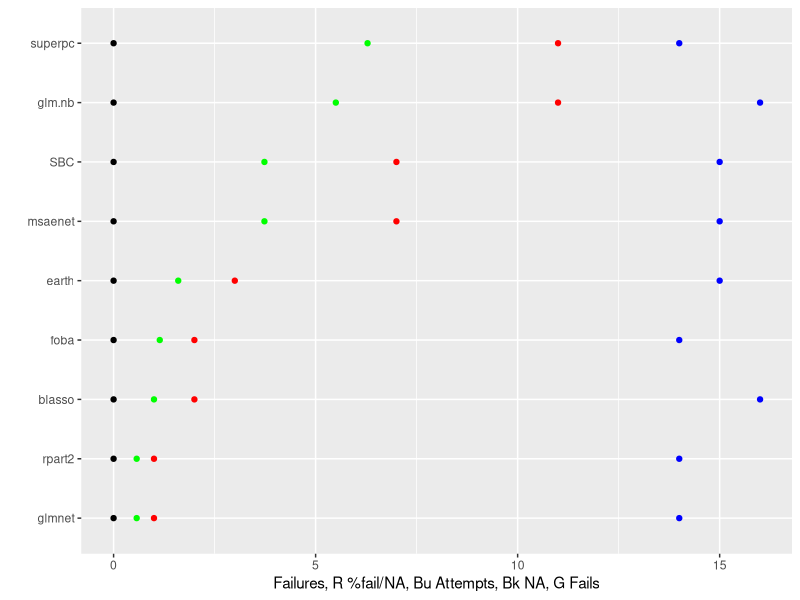
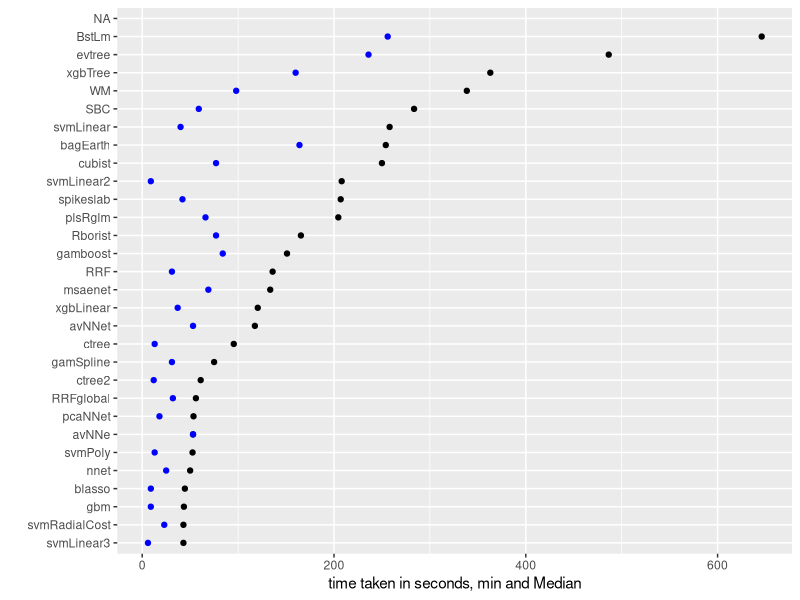
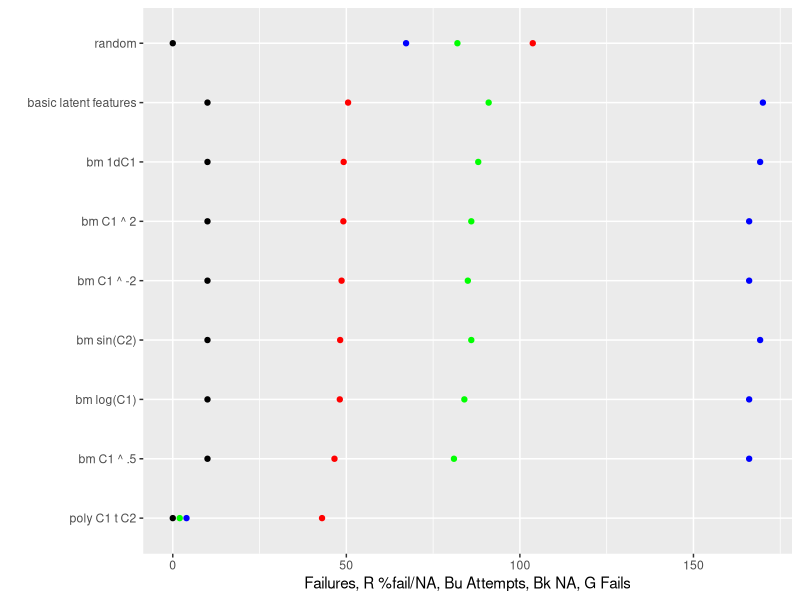
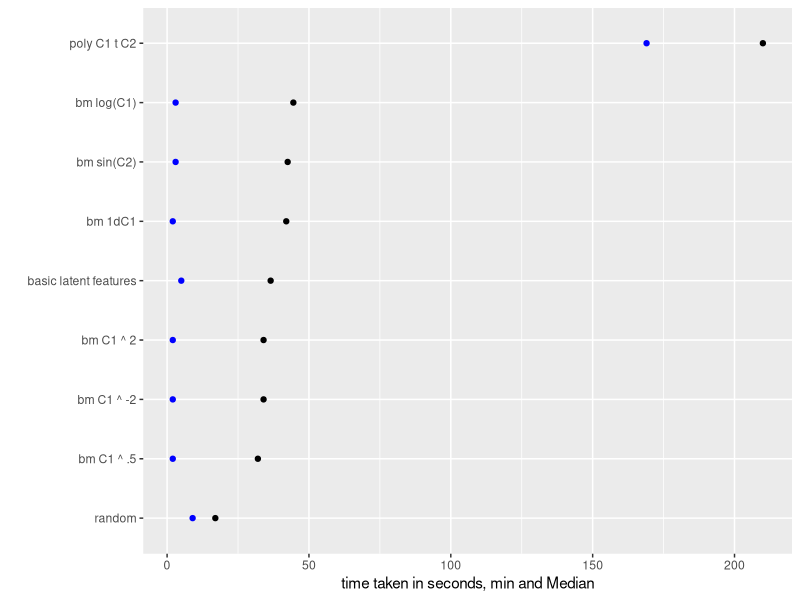
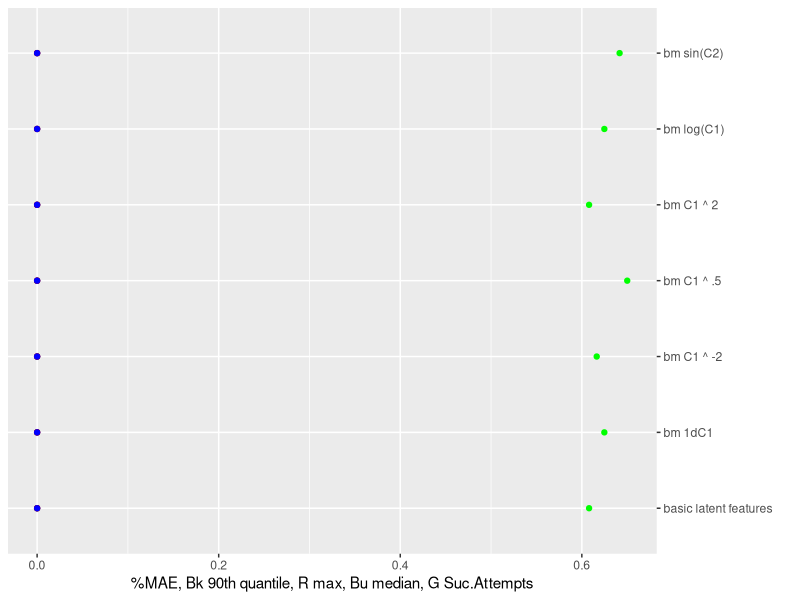
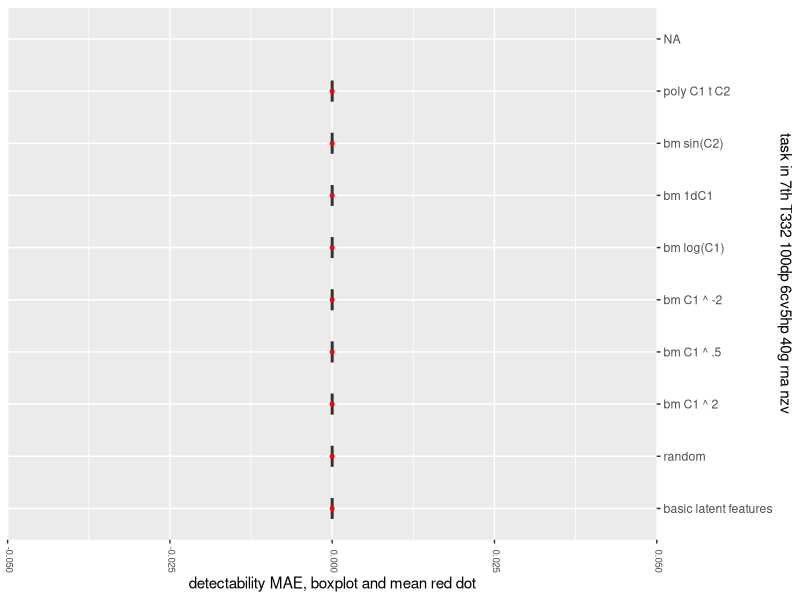
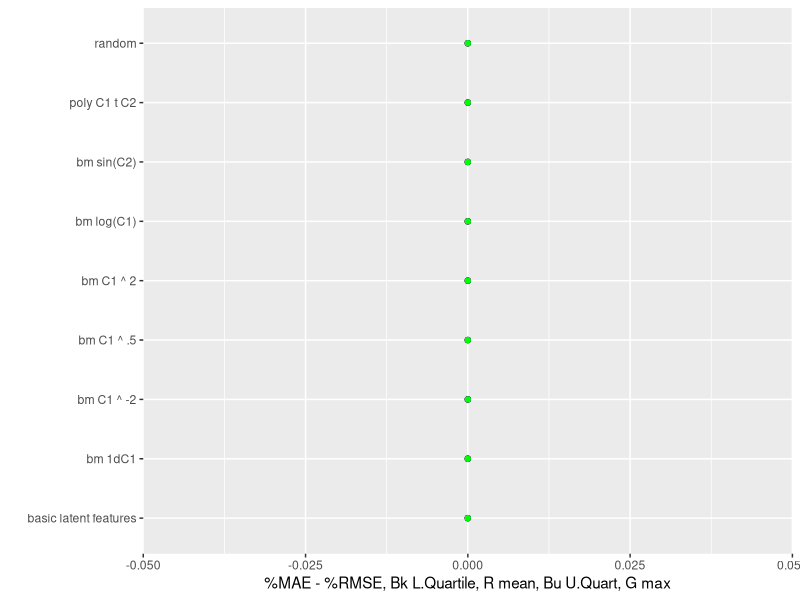
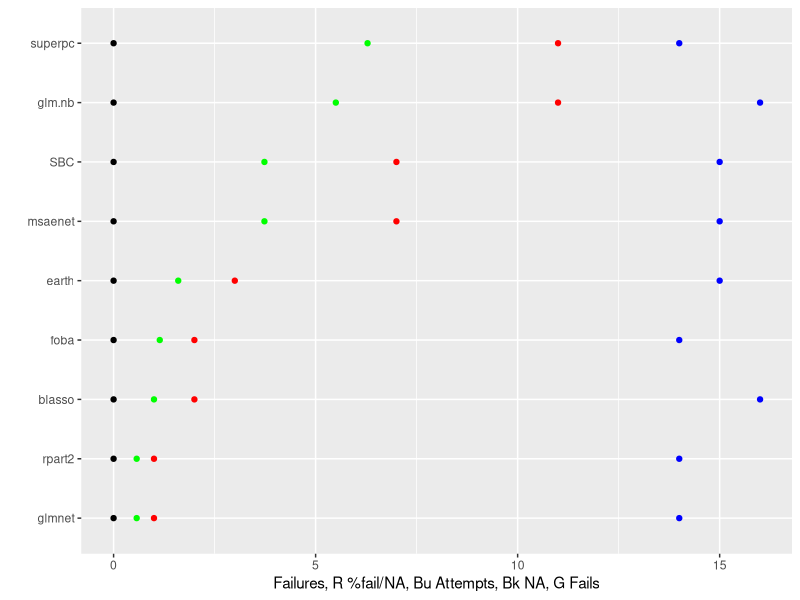

Generate these figures, in order, with R: (Note: this script raises an error after producing the figures.)
#ggplot: how  label, print to file
exp.name<-"7th T332 100dp 6cv5hp 40g rna nzv"
mainDir<-getwd()
subDir<-exp.name
expiramentresults<-read.csv("gen test out.csv", sep = ",",fill=TRUE, header = F,quote="",dec=".")
gene.expect<-read.csv("gens names.csv", sep = ",",fill=TRUE, header = F,quote="",dec=".")
dir.create(file.path(mainDir, subDir))
setwd(file.path(mainDir, subDir))


library(ggplot2)    
library(reshape2) 
#######percent failed######
fails.df<-data.frame()
countr=0
for(algo in unique(expiramentresults[,7]))
{
  countr=countr+1
  fails.df[countr,1]<-algo
  fails.df[countr,2]<-as.numeric(sum(expiramentresults[,7]==algo))
  fails.df[countr,3]<-as.numeric(sum((expiramentresults[,1]=="Fail")*(expiramentresults[,7]==algo), na.rm = T))
  fails.df[countr,4]<-as.numeric(sum((is.na(expiramentresults[,1]))*(expiramentresults[,7]==algo)))
  fails.df[countr,5]<-(as.numeric(fails.df[countr,4])+as.numeric(fails.df[countr,3]))/as.numeric(fails.df[countr,2])
}
iti <- order(fails.df[,5],-fails.df[,4])
fails.df<-rbind(fails.df)[iti,]
write.table(fails.df,
            file = paste(exp.name,"Fails.csv", sep = ""), append =F, quote = F, sep = ",",
            eol = "\n", na = "", dec = ".", row.names = F,
            col.names = F, qmethod = "double")
not.interesting<-(fails.df[,5]==1) + (fails.df[,5]<.001)
I.fails.df<-fails.df[!not.interesting,]
library(ggplot2)

z<-ggplot(I.fails.df, aes(y = I.fails.df[,4], x = reorder(I.fails.df[,1], I.fails.df[,5]))) + geom_point()+ coord_flip()
z+ geom_point(colour="red",aes(I.fails.df[,1] ,I.fails.df[,3]),na.rm = TRUE)+
  geom_point(colour="blue",aes(I.fails.df[,1] ,I.fails.df[,2]))+
  geom_point(colour="green",aes(I.fails.df[,1] ,(I.fails.df[,5]*.5*max(I.fails.df[,2]))))+
  ylab(paste("Failures, R %fail/NA, Bu Attempts, Bk NA, G Fails")) + xlab("")
ggsave(paste(exp.name,"Fails.png", sep = ""),plot = last_plot(),scale = 3)

#####time taken#####
time.df<-data.frame()
countr=0
for(algo in unique(expiramentresults[,7]))
{
  countr=countr+1
  only.algo<-(expiramentresults[,7]==algo)
  time.df[countr,1]<-algo
  time.df[countr,2]<-min(expiramentresults[only.algo,17],na.rm = T)
  time.df[countr,3]<-median(expiramentresults[only.algo,17],na.rm = T)
  time.df[countr,4]<-mean(expiramentresults[only.algo,17],na.rm = T)
  time.df[countr,5]<-max(expiramentresults[only.algo,17],na.rm = T)
}
iti <- order(time.df[,3],time.df[,4])
time.df<-rbind(time.df)[iti,]
write.table(time.df,
            file = paste(exp.name,"Time.csv", sep = ""), append =F, quote = F, sep = ",",
            eol = "\n", na = "", dec = ".", row.names = F,
            col.names = F, qmethod = "double")
not.interesting<-(time.df[,3]<40) 
I.time.df<-time.df[!not.interesting,]

z<-ggplot(I.time.df, aes(y = I.time.df[,3], x = reorder(I.time.df[,1], I.time.df[,3]))) + geom_point()+ coord_flip()
z+   geom_point(colour="blue",aes(I.time.df[,1] ,I.time.df[,2]))+
  ylab(paste("time taken in seconds, min and Median")) + xlab("")


  #geom_point(colour="green",aes(I.time.df[,1] ,(I.time.df[,6]/max(I.time.df[,6]))))
  ggsave(paste(exp.name,"Time.png", sep = ""),plot = last_plot(),scale = 3)
  
#####success by task#### 
fails.df<-data.frame()
countr=0
for(algo in unique(expiramentresults[,10]))
{
  countr=countr+1
  fails.df[countr,1]<-algo
  fails.df[countr,2]<-as.numeric(sum(expiramentresults[,10]==algo))
  fails.df[countr,3]<-as.numeric(sum((expiramentresults[,1]=="Fail")*(expiramentresults[,10]==algo), na.rm = T))
  fails.df[countr,4]<-as.numeric(sum((is.na(expiramentresults[,1]))*(expiramentresults[,10]==algo)))
  fails.df[countr,5]<-(as.numeric(fails.df[countr,4])+as.numeric(fails.df[countr,3]))/as.numeric(fails.df[countr,2])
}
iti <- order(fails.df[,5],-fails.df[,4])
fails.df<-rbind(fails.df)[iti,]
write.table(fails.df,
            file = paste(exp.name,"FailsTask.csv", sep = ""), append =F, quote = F, sep = ",",
            eol = "\n", na = "", dec = ".", row.names = F,
            col.names = F, qmethod = "double")
not.interesting<-(fails.df[,5]==1) + (fails.df[,5]<.01)
I.fails.df<-fails.df#[!not.interesting,]


z<-ggplot(I.fails.df, aes(y = I.fails.df[,4], x = reorder(I.fails.df[,1], I.fails.df[,5]))) + geom_point()+ coord_flip()
z+ geom_point(colour="green",aes(I.fails.df[,1] ,I.fails.df[,3]),na.rm = TRUE)+
  geom_point(colour="blue",aes(I.fails.df[,1] ,I.fails.df[,2]*170/max(I.fails.df[,2])))+
  geom_point(colour="red",aes(I.fails.df[,1] ,(I.fails.df[,5]*.5*max(I.fails.df[,2]))))+
  ylab(paste("Failures, R %fail/NA, Bu Attempts, Bk NA, G Fails")) + xlab("")

ggsave(paste(exp.name,"FailTask.png", sep = ""),plot = last_plot(),scale = 3)

#####time taken by task#####
time.df<-data.frame()
countr=0
for(algo in unique(expiramentresults[,10]))
{
  countr=countr+1
  only.algo<-(expiramentresults[,10]==algo)
  time.df[countr,1]<-algo
  time.df[countr,2]<-min(expiramentresults[only.algo,17],na.rm = T)
  time.df[countr,3]<-median(expiramentresults[only.algo,17],na.rm = T)
  time.df[countr,4]<-mean(expiramentresults[only.algo,17],na.rm = T)
  time.df[countr,5]<-max(expiramentresults[only.algo,17],na.rm = T)
}
iti <- order(time.df[,3],time.df[,4])
time.df<-rbind(time.df)[iti,]
write.table(time.df,
            file = paste(exp.name,"TimeTask.csv", sep = ""), append =F, quote = F, sep = ",",
            eol = "\n", na = "", dec = ".", row.names = F,
            col.names = F, qmethod = "double")
not.interesting<-(time.df[,3]<40) 
I.time.df<-time.df#[!not.interesting,]

z<-ggplot(I.time.df, aes(y = I.time.df[,3], x = reorder(I.time.df[,1], I.time.df[,3]))) + geom_point()+ coord_flip()
z+   geom_point(colour="blue",aes(I.time.df[,1] ,I.time.df[,2]))+
  ylab(paste("time taken in seconds, min and Median")) + xlab("")
ggsave(paste(exp.name,"TimeTask.png", sep = ""),plot = last_plot(),scale = 3)

#geom_point(colour="red",aes(I.time.df[,1] ,I.time.df[,4]),na.rm = TRUE)
#+
#geom_point(colour="green",aes(I.time.df[,1] ,(I.time.df[,6]/max(I.time.df[,6]))))

######power to detect by task#####
exp.res.noF<-expiramentresults[,1]
exp.res.noF<-as.numeric(levels(exp.res.noF))[exp.res.noF]
exp.res.noF[is.na(exp.res.noF)]<-0
exp.res.noF[exp.res.noF<0]<-0
power.df<-data.frame()
countr=0
for(algo in unique(expiramentresults[,10]))
{
  countr=countr+1
  only.algo<-as.logical((expiramentresults[,10]==algo)*(expiramentresults[,1]!="Fail"))
  only.algo[is.na(only.algo)]<-F
  if(sum(only.algo, na.rm=T)<1) {
    countr=countr-1    
    next()}
  power.df[countr,1]<-algo
  power.df[countr,2]<-min(exp.res.noF[only.algo],na.rm = T)
  power.df[countr,3]<-median(exp.res.noF[only.algo],na.rm = T)
  power.df[countr,4]<-round(mean(exp.res.noF[only.algo],na.rm = T),digits = 3)
  power.df[countr,5]<-max(exp.res.noF[only.algo],na.rm = T)
  power.df[countr,6]<-sum(only.algo, na.rm=T)
  power.df[countr,7]<-round(quantile(exp.res.noF[only.algo], probs = .90, na.rm =T),digits = 3)
  power.df[countr,8]<-round(quantile(exp.res.noF[only.algo], probs = .75, na.rm =T),digits = 3)
  
}

iti <- order(power.df[,5],power.df[,7])
power.df<-rbind(power.df)[iti,]
write.table(power.df,
            file = paste(exp.name,"PowerTask.csv", sep = ""), append =F, quote = F, sep = ",",
            eol = "\n", na = "", dec = ".", row.names = F,
            col.names = F, qmethod = "double")
#power.df<-data.frame(power.df, row.names = 1:length(power.df[,1]))
not.interesting<-(power.df[,6]<10)+ is.na(power.df[,6]) 
I.power.df<-power.df[!not.interesting,]

z<-ggplot(I.power.df, aes(y = I.power.df[,7], x = reorder(I.power.df[,1], I.power.df[,5]))) + geom_point()+ coord_flip()
z+ geom_point(colour="red",aes(I.power.df[,1] ,I.power.df[,5]),na.rm = TRUE)+scale_x_discrete(position = "top")+
  geom_point(colour="blue",aes(I.power.df[,1] ,I.power.df[,3]))+
  #geom_point(colour="purple",aes(I.power.df[,1] ,I.power.df[,3]))+
  geom_point(colour="green",aes(I.power.df[,1] ,(I.power.df[,6]/max(I.power.df[,6])-.35)))+
  ylab(paste("%MAE, Bk 90th quantile, R max, Bu median, G Suc.Attempts")) + xlab("")
ggsave(paste(exp.name,"PowerTask.png", sep = ""),plot = last_plot(),scale = 3)

ttdd<-data.frame()
ttdz<-data.frame()
iti <- order(power.df[,4],power.df[,3])
power.df<-rbind(power.df)[iti,]
orderedlevels<-factor(expiramentresults[,10], power.df[,1],  ordered = T)
ttdz<-data.frame(exp.res.noF,orderedlevels)
ttdd<-ttdz[expiramentresults[,1]!="Fail",]

p <- ggplot(as.data.frame(ttdd), aes(x=melt(ttdd)[,1],y=melt(ttdd)[,3]))
p  +geom_boxplot(width=0.4) + stat_summary(fun.y = "mean", colour = "red", size = 1, geom = "point")+
  theme(axis.text.x=element_text(size=7, angle=270,hjust=0.95,vjust=0.2))+scale_x_discrete(position = "top")+
  xlab(paste("task in",exp.name)) + ylab("detectability MAE, boxplot and mean red dot") + coord_flip()

ggsave(paste(exp.name,"PowerTaskMean.png", sep = ""),plot = last_plot(),scale = 3)
#some algos are better at some category of tasks and missing them could affect statistic metric index
########difference between %MAE & %RMSE by task####
exp.res.noF<-expiramentresults[,1]
exp.res.noF<-as.numeric(levels(exp.res.noF))[exp.res.noF]
exp.res.noF[is.na(exp.res.noF)]<-0

exp.res.noF2<-expiramentresults[,2]
exp.res.noF2<-as.numeric(levels(exp.res.noF2))[exp.res.noF2]
exp.res.noF2[is.na(exp.res.noF2)]<-0
Results.Defactor<-data.frame(exp.res.noF,exp.res.noF2,expiramentresults[,3:length(expiramentresults[1,])])

exp.res.noFZ<-exp.res.noF;exp.res.noFZ2<-exp.res.noF2
for(countr in 1:length(exp.res.noFZ))
{if(exp.res.noFZ[countr]<0) exp.res.noFZ[countr]<-0
  if(exp.res.noFZ2[countr]<0) exp.res.noFZ2[countr]<-0 }
res.diff<-round((exp.res.noFZ-exp.res.noFZ2),digits = 3)
rel.res.diff<-(round((exp.res.noFZ-exp.res.noFZ2)/(exp.res.noFZ+exp.res.noFZ2),digits = 3))
rel.res.diff[is.na(rel.res.diff)]<-0

diff.df<-data.frame()
countr=0
for(algo in unique(Results.Defactor[,10]))
{
  countr=countr+1
  only.algo<-as.logical((Results.Defactor[,10]==algo)*(expiramentresults[,1]!="Fail"))
  only.algo[is.na(only.algo)]<-F
  if(sum(only.algo, na.rm=T)<1) {
    countr=countr-1    
    next()}
  diff.df[countr,1]<-algo
  diff.df[countr,2]<-sum(only.algo, na.rm=T)  
  fivenumber<-round(fivenum(res.diff[only.algo],na.rm = T),digits = 3)
  diff.df[countr,3]<-(fivenumber[1]);diff.df[countr,4]<-(fivenumber[2])
  diff.df[countr,5]<-(fivenumber[3]);diff.df[countr,6]<-(fivenumber[4]);diff.df[countr,7]<-(fivenumber[5])
  diff.df[countr,8]<-round(mean(res.diff[only.algo],na.rm = T),digits = 3)
  fivenumber<-round(fivenum(rel.res.diff[only.algo],na.rm = T),digits = 3)
  diff.df[countr,9]<-(fivenumber[1]);diff.df[countr,10]<-(fivenumber[2])
  diff.df[countr,11]<-(fivenumber[3]);diff.df[countr,12]<-(fivenumber[4]);diff.df[countr,13]<-(fivenumber[5])
  diff.df[countr,14]<-round(mean(rel.res.diff[only.algo],na.rm = T),digits = 3)
}

iti <- order(diff.df[,5],diff.df[,11])
diff.df<-rbind(diff.df)[iti,]
write.table(diff.df,
            file = paste(exp.name,"DiffTask.csv", sep = ""), append =F, quote = F, sep = ",",
            eol = "\n", na = "", dec = ".", row.names = F,
            col.names = F, qmethod = "double")
#diff.df<-data.frame(diff.df, row.names = 1:length(diff.df[,1]))
not.interesting<-(diff.df[,6]<10)+ is.na(diff.df[,6]) 
I.diff.df<-diff.df#[!not.interesting,]

z<-ggplot(I.diff.df, aes(y = I.diff.df[,4], x = reorder(I.diff.df[,1], I.diff.df[,8]))) + geom_point()+ coord_flip()
z+ geom_point(colour="red",aes(I.diff.df[,1] ,I.diff.df[,8]),na.rm = TRUE)+
  geom_point(colour="blue",aes(I.diff.df[,1] ,I.diff.df[,6]))+
  geom_point(colour="green",aes(I.diff.df[,1] ,(I.diff.df[,7])))+
  ylab(paste("%MAE - %RMSE, Bk L.Quartile, R mean, Bu U.Quart, G max")) + xlab("")
ggsave(paste(exp.name,"DiffTask.png", sep = ""),plot = last_plot(),scale = 3)

#########acceptable minimum ######
acceptablePloss<-.05
lowestFindScore<-.01
acceptAlgo.df<-data.frame()
acceptAlgo.df[1,1]<-NA
acceptAlgo.df[,c(1:400)]<-NA
acceptAlgo.Rdf<-data.frame()
acceptAlgo.Rdf[1,1]<-NA
acceptAlgo.Rdf[,c(1:400)]<-NA
countr=0
for(algo in unique(expiramentresults[,10]))
{
  countr=countr+1
  only.algo<-as.logical((expiramentresults[,10]==algo)*(expiramentresults[,1]!="Fail"))
  only.algo[is.na(only.algo)]<-F
  if(sum(only.algo, na.rm=T)<1) {
    countr=countr-1    
    next()}
  taskSeek=(power.df[,1]==algo)
  if(power.df[taskSeek,5]<lowestFindScore) {countr=countr-1 ; next()}
  minAccept<-power.df[taskSeek,5]*(1-acceptablePloss)
  acceptAlgo.df[countr,1]<-algo
  acceptAlgo<-as.logical((exp.res.noF>minAccept)*only.algo)
  acceptAlgo.df[countr,2]<-sum(acceptAlgo)
  acceptAlgo.df[countr,3]<-power.df[taskSeek,5]
  acceptAlgo.df[countr,4:(sum(acceptAlgo)+3)]<-as.character(expiramentresults[acceptAlgo,7])
  acceptAlgo.Rdf[countr,4:(sum(acceptAlgo)+3)]<-as.numeric(as.character(expiramentresults[acceptAlgo,1]))
 }

for(countr in 1:length(acceptAlgo.df[,3]))
{
  iti <- order(as.numeric(acceptAlgo.Rdf[countr,4:(acceptAlgo.df[countr,2]+3)]), decreasing = T)
  acceptAlgo.df[countr,4:(acceptAlgo.df[countr,2]+3)]<-(acceptAlgo.df[countr,4:(acceptAlgo.df[countr,2]+3)])[iti]
}

iti <- order(acceptAlgo.df[,3],acceptAlgo.df[,2])
#acceptAlgo.df<-rbind(acceptAlgo.df)[iti,]
out<-data.frame(acceptAlgo.df[,1:2],gene.expect[,3],acceptAlgo.df[,3:length(acceptAlgo.df[1,])])
write.table(out,
            file = paste(exp.name,acceptablePloss,"MinNecessary.csv", sep = ""), append =F, quote = F, sep = ",",
            eol = "\n", na = "", dec = ".", row.names = F,
            col.names = F, qmethod = "double")




######power to detect#####
exp.res.noF<-expiramentresults[,1]
exp.res.noF<-as.numeric(levels(exp.res.noF))[exp.res.noF]
exp.res.noF[is.na(exp.res.noF)]<-0
exp.res.noF[exp.res.noF<0]<-0

algPower.df<-data.frame()
countr=0
for(algo in unique(expiramentresults[,7]))
{
  countr=countr+1
  only.algo<-as.logical((expiramentresults[,7]==algo)*(expiramentresults[,1]!="Fail"))
  only.algo[is.na(only.algo)]<-F
  if(sum(only.algo, na.rm=T)<1) {
    countr=countr-1    
    next()}
  algPower.df[countr,1]<-algo
  algPower.df[countr,2]<-round(mean(exp.res.noF[only.algo],na.rm = T),digits = 3)

}

algo.max<-vector()
for(countr in 1:length(exp.res.noF)){
  for(task in 1:length(power.df[,1])){
    if(power.df[task,1]==expiramentresults[countr,10]){
      algo.max[countr]<-power.df[task,5]}}}

algo.max[algo.max<.2]<-.2
exp.res.noF<-exp.res.noF/algo.max
#exp.res.noF<-exp.res.noF+1-algo.max

#algPower.df<-data.frame()
countr=0
for(algo in unique(expiramentresults[,7]))
{
  countr=countr+1
  only.algo<-as.logical((expiramentresults[,7]==algo)*(expiramentresults[,1]!="Fail"))
  only.algo[is.na(only.algo)]<-F
  if(sum(only.algo, na.rm=T)<1) {
    countr=countr-1    
    next()}
  #algPower.df[countr,1]<-algo
  algPower.df[countr,3]<-min(exp.res.noF[only.algo],na.rm = T)
  algPower.df[countr,4]<-median(exp.res.noF[only.algo],na.rm = T)
  #algPower.df[countr,4]<-round(mean(exp.res.noF[only.algo],na.rm = T),digits = 3)
  algPower.df[countr,5]<-max(exp.res.noF[only.algo],na.rm = T)
  algPower.df[countr,6]<-sum(only.algo, na.rm=T)
  algPower.df[countr,7]<-round(quantile(exp.res.noF[only.algo], probs = c(.7), na.rm =T),digits = 3)
  algPower.df[countr,8]<-round(quantile(exp.res.noF[only.algo], probs = c(.8), na.rm =T),digits = 3)
  algPower.df[countr,9]<-round(quantile(exp.res.noF[only.algo], probs = c(.9), na.rm =T),digits = 3)
}

iti <- order(algPower.df[,4],algPower.df[,8])
algPower.df<-rbind(algPower.df)[iti,]
write.table(algPower.df,
            file = paste(exp.name,"Power.csv", sep = ""), append =F, quote = F, sep = ",",
            eol = "\n", na = "", dec = ".", row.names = F,
            col.names = F, qmethod = "double")
#algPower.df<-data.frame(algPower.df, row.names = 1:length(algPower.df[,1]))
not.interesting<-(algPower.df[,6]<20)+(algPower.df[,4]<.2)+ is.na(algPower.df[,6]) 
I.power.df<-algPower.df[!not.interesting,]

z<-ggplot(I.power.df, aes(y = I.power.df[,2], x = reorder(I.power.df[,1], I.power.df[,2]))) + 
  geom_point()+#+##+coord_flip()
  theme(axis.text.x=element_text(size=7, angle=270,hjust=0.95,vjust=0.2))+scale_x_discrete(position = "top")
z+ geom_point(colour="red",aes(I.power.df[,1] ,I.power.df[,8]),na.rm = TRUE)+
  geom_point(colour="blue",aes(I.power.df[,1] ,I.power.df[,5]))+
  xlab("") + ylab("%MAE, ord. by mean, G Succ.Attempts, Bk mean, Bu P R Max 90 80 quant of max for task") +
  geom_point(colour="purple",aes(I.power.df[,1] ,I.power.df[,9]))+
  geom_point(colour="green",aes(I.power.df[,1] ,(I.power.df[,6]/max(I.power.df[,6])-.45)))
ggsave(paste(exp.name,"Power.png", sep = ""),plot = last_plot(),scale = 3)

#some tasks are harder and thus improvement in them should count for more
#that affects the black mean but not red-blue bc 1-0 is % of max score on that task
#some algos are better at some category of tasks and these tasks are overepresented
#that affects the black mean but less red-blue bc as only method's best 20% matter
z<-ggplot(I.power.df, aes(y = I.power.df[,2], x = reorder(I.power.df[,1], I.power.df[,8]))) + 
  geom_point()+#+##+coord_flip()
  theme(axis.text.x=element_text(size=7, angle=270,hjust=0.95,vjust=0.2))+scale_x_discrete(position = "top")
z+ geom_point(colour="red",aes(I.power.df[,1] ,I.power.df[,8]),na.rm = TRUE)+
  geom_point(colour="blue",aes(I.power.df[,1] ,I.power.df[,5]))+
  xlab("") + ylab("%MAE, ord. by 80%, G Succ.Attempts, Bk mean, Bu P R Max 90 80 quant of max for task") +
  geom_point(colour="purple",aes(I.power.df[,1] ,I.power.df[,9]))+
  geom_point(colour="green",aes(I.power.df[,1] ,(I.power.df[,6]/max(I.power.df[,6])-.45)))
ggsave(paste(exp.name,"PowerReorder.png", sep = ""),plot = last_plot(),scale = 3)
z<-ggplot(I.power.df, aes(y = I.power.df[,2], x = reorder(I.power.df[,1], I.power.df[,9]))) + 
  geom_point()+#+##+coord_flip()
  theme(axis.text.x=element_text(size=7, angle=270,hjust=0.95,vjust=0.2))+scale_x_discrete(position = "top")
z+ geom_point(colour="red",aes(I.power.df[,1] ,I.power.df[,8]),na.rm = TRUE)+
  geom_point(colour="blue",aes(I.power.df[,1] ,I.power.df[,5]))+
  xlab("") + ylab("%MAE, ord. by 90%, G Succ.Attempts, Bk mean, Bu P R Max 90 80 quant of max for task") +
  geom_point(colour="purple",aes(I.power.df[,1] ,I.power.df[,9]))+
  geom_point(colour="green",aes(I.power.df[,1] ,(I.power.df[,6]/max(I.power.df[,6])-.45)))
ggsave(paste(exp.name,"PowerReorder2.png", sep = ""),plot = last_plot(),scale = 3)
################end#######
setwd(file.path(mainDir))
